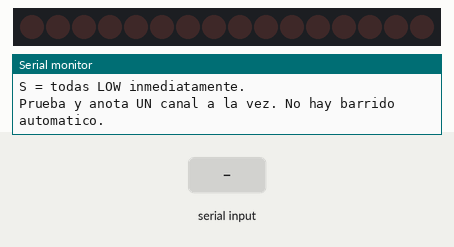
This sketch was run on a simulated ESP32. Parts: 16 shift-register outputs drawn as a row of LEDs (first output left, lit = HIGH), the last lines printed to the serial monitor. Wiring (inferred from the names in the program): 2 × shift register (74HC595): data GPIO 5; shift clock GPIO 19; latch GPIO 18. Wiring (inferred from the signals the program sends): row of LEDs: on Q0, Q1, Q2, Q3, Q4, Q5, Q6, Q7, Q8, Q9, Q10, Q11, Q12, Q13, Q14, Q15. Inputs (shaded band) come from the test bench.

Above: at 1.2 s.
1.3 s: "5\n" received over Serial
At 1.42 s:
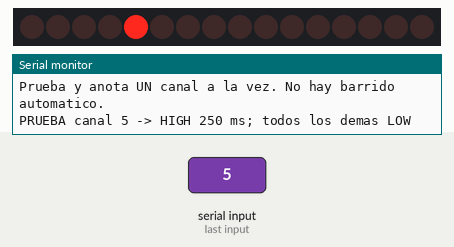
4.5 s: "5\n" received over Serial
At 5.1 s:
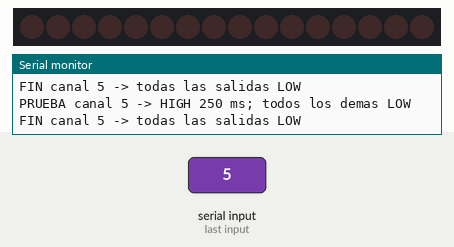
Timing chart, 0 to 7.5 s (numbered marks = the images above; inputs shaded):
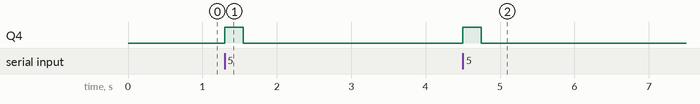

The sketch:

Diagnostico_Salidas_ESP32.ino
```cpp
/*
 * Diagnóstico manual ESP32 + 2 x 74HC595 + optoacopladores.
 * Pines y escritura tomados del sketch numérico comprobado por el usuario.
 * Monitor serie: 115200, Nueva línea o Ambos NL/CR.
 * 1..16 + Enter: un solo canal en HIGH durante 250 ms; resto en LOW.
 * S: todas las salidas LOW inmediatamente (no necesita Enter).
 * Sin barrido automático, sin "todos HIGH", sin conexión con la web.
 */
#include <Arduino.h>

const uint8_t PIN_DS = 5;
const uint8_t PIN_STCP = 18;  // latch
const uint8_t PIN_SHCP = 19;  // reloj
const uint32_t PULSO_MS = 250;
const uint32_t DESCANSO_MS = 500;

char numero[3] = {0};
uint8_t longitud = 0;
bool lineaInvalida = false;
bool pulsoActivo = false;
bool descansoActivo = false;
uint32_t inicioPulso = 0;
uint32_t inicioDescanso = 0;
uint8_t canalActivo = 0;

void escribir16(uint16_t datos) {
  digitalWrite(PIN_STCP, LOW);
  shiftOut(PIN_DS, PIN_SHCP, MSBFIRST, highByte(datos));
  delayMicroseconds(20);
  shiftOut(PIN_DS, PIN_SHCP, MSBFIRST, lowByte(datos));
  delayMicroseconds(20);
  digitalWrite(PIN_STCP, HIGH);
  digitalWrite(PIN_STCP, LOW);
}

void detener() {
  escribir16(0x0000);
  pulsoActivo = false;
  canalActivo = 0;
  inicioDescanso = millis();
  descansoActivo = true;
}

void actualizarPulso() {
  uint32_t ahora = millis();
  if (pulsoActivo && (uint32_t)(ahora - inicioPulso) >= PULSO_MS) {
    uint8_t terminado = canalActivo;
    detener();
    Serial.print(F("FIN canal "));
    Serial.print(terminado);
    Serial.println(F(" -> todas las salidas LOW"));
  }
  if (descansoActivo && (uint32_t)(ahora - inicioDescanso) >= DESCANSO_MS) {
    descansoActivo = false;
  }
}

void probar(uint8_t canal) {
  actualizarPulso();
  if (canal < 1 || canal > 16) {
    detener();
    Serial.println(F("Numero valido: 1..16. Salidas LOW."));
    return;
  }
  if (pulsoActivo || descansoActivo) {
    // Nunca encolar otra salida ni ejecutarla mas tarde.
    Serial.println(F("Espera a que termine el pulso y vuelve a enviar el numero."));
    return;
  }
  canalActivo = canal;
  inicioPulso = millis();
  pulsoActivo = true;
  escribir16((uint16_t)(1U << (canal - 1)));
  Serial.print(F("PRUEBA canal "));
  Serial.print(canal);
  Serial.println(F(" -> HIGH 250 ms; todos los demas LOW"));
}

void procesarCaracter(char c) {
  if (c == 'S' || c == 's') {
    detener();
    longitud = 0;
    lineaInvalida = false;
    Serial.println(F("STOP -> todas las salidas LOW"));
    return;
  }
  if (c == '\n' || c == '\r') {
    if (lineaInvalida) {
      Serial.println(F("Entrada rechazada. Usa 1..16 + Enter o S."));
    } else if (longitud > 0) {
      uint8_t canal = 0;
      for (uint8_t i = 0; i < longitud; ++i) canal = canal * 10 + (numero[i] - '0');
      probar(canal);
    }
    longitud = 0;
    lineaInvalida = false;
    return;
  }
  if (lineaInvalida) return;
  if (c >= '0' && c <= '9' && longitud < 2) {
    numero[longitud++] = c;
  } else {
    detener();
    longitud = 0;
    lineaInvalida = true;
  }
}

void setup() {
  pinMode(PIN_DS, OUTPUT);
  pinMode(PIN_STCP, OUTPUT);
  pinMode(PIN_SHCP, OUTPUT);
  digitalWrite(PIN_DS, LOW);
  digitalWrite(PIN_STCP, LOW);
  digitalWrite(PIN_SHCP, LOW);
  escribir16(0x0000);
  Serial.begin(115200);
  Serial.println();
  Serial.println(F("DIAGNOSTICO DE SALIDAS - ESP32"));
  Serial.println(F("DS=5 | STCP/latch=18 | SHCP/reloj=19"));
  Serial.println(F("Reposo: todas las salidas LOW."));
  Serial.println(F("1..16 + Enter = pulso individual de 250 ms."));
  Serial.println(F("S = todas LOW inmediatamente."));
  Serial.println(F("Prueba y anota UN canal a la vez. No hay barrido automatico."));
}

void loop() {
  actualizarPulso();
  // Acotar la lectura para atender el temporizador incluso con entrada continua.
  for (uint8_t i = 0; i < 32 && Serial.available() > 0; ++i) {
    procesarCaracter((char)Serial.read());
    actualizarPulso();
  }
}
```

Measured:
- after the input at 1.3 s, Q4: LOW → HIGH at once, → LOW 0.25 s later
- after the input at 4.5 s, Q4: LOW → HIGH at once, → LOW 0.25 s later
